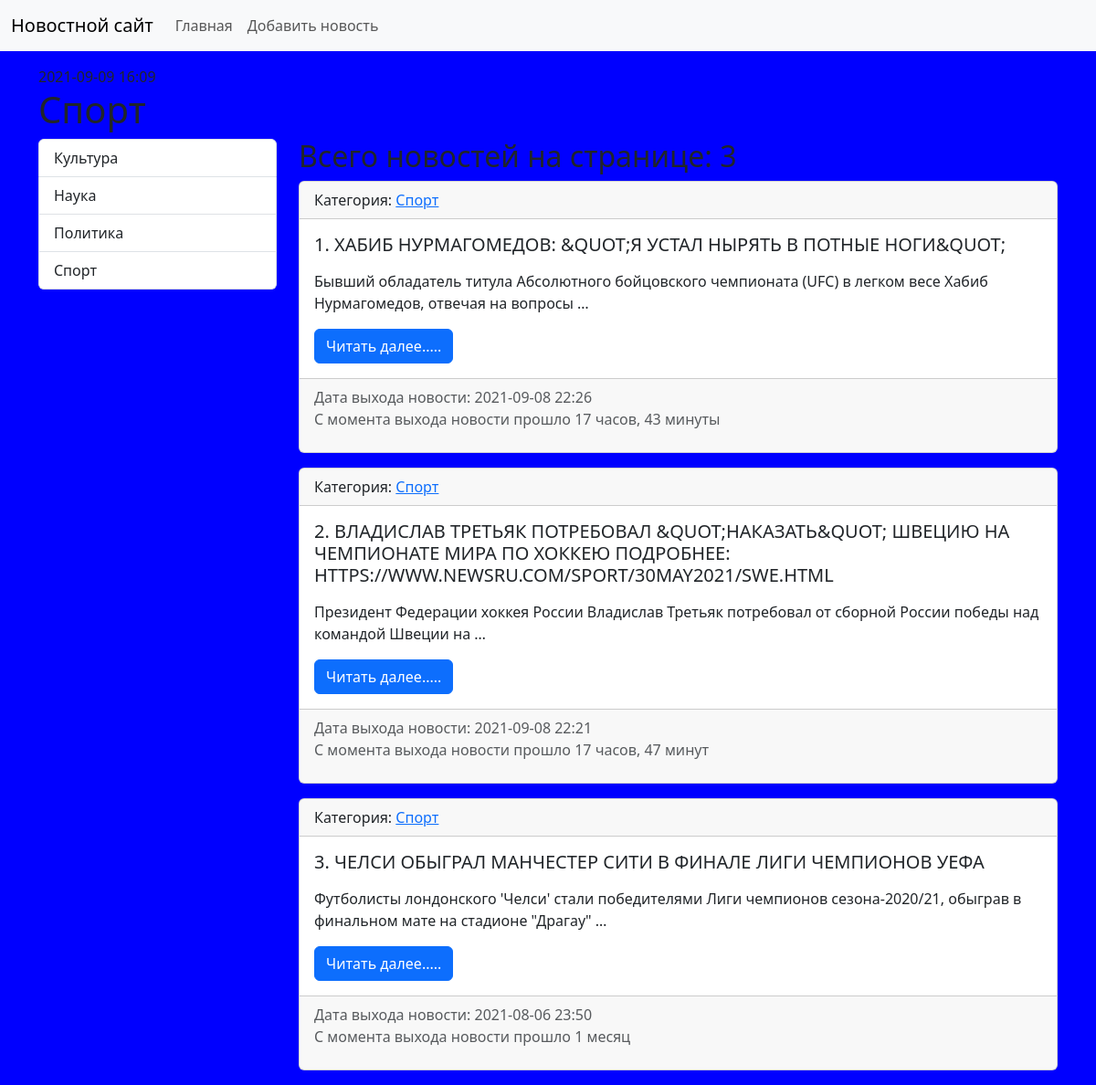
The app's page /category/2/ with its own data.
### news/models.py (models this page shows, shortened)
class Category(models.Model):
    title = models.CharField(max_length=150, db_index=True, verbose_name="Наименование категории")
    def get_absolute_url(self):
        return reverse_lazy("Category", kwargs={"id_category": self.pk})
    def __str__(self):
        return self.title
    class Meta:
        verbose_name = "Категория"
        verbose_name_plural = "Категории"
        ordering = ["title"]

class News(models.Model):
    title = models.CharField(max_length=150, verbose_name="Наименование")
    content = models.TextField(blank=True, verbose_name="Контент")
    created_at = models.DateTimeField(auto_now_add=True, verbose_name="Дата публикации")
    update_at = models.DateTimeField(auto_now=True, verbose_name="Обновлено")
    photo = models.ImageField(upload_to="photos/%Y/%m/%d/", max_length=150, verbose_name="Фото", blank=True)
    is_published = models.BooleanField(default=True, verbose_name="Опубликовано")
    category = models.ForeignKey("Category", on_delete=models.PROTECT, null=True, verbose_name="Категория")
    def get_absolute_url(self):
        return reverse_lazy("view_news", kwargs={"news_id": self.pk})
    class Meta:
        verbose_name = "Новость"
        verbose_name_plural = "Новости"
        ordering = ["-created_at"]

### news/views.py (the view)
# urls.py: path("category/<int:id_category>/", GiveCategories.as_view(), name="Category"),
class GiveCategories(ListView):
    model = News
    template_name = "news/home_news_list.html"
    context_object_name = "news"
    def get_context_data(self, *, object_list=None, **kwargs):
        context = super(GiveCategories, self).get_context_data(**kwargs)
        context["title"] = Category.objects.get(pk=self.kwargs["id_category"])
        return context
    def get_queryset(self):
        return News.objects.filter(category_id=self.kwargs["id_category"])

### news/templatetags/news_tags.py (called while the page is built)
@register.inclusion_tag("news/list_categories.html")
def show_categories():
    categories = Category.objects.all()
    return {"categories":categories}

### news/templates/news/home_news_list.html (shortened to what this page needs)
{% extends "base.html" %}
{% block sidebar %}
    {% include "inc/_sidebar.html" %}
{% endblock %}
{% block content %}
    <h2>Всего новостей на странице: {{news|length}}</h2>
    {% for i in news %}
    <div class="card mb-3">
        <div class="card-header">
            Категория: <a href="{% url 'Category' i.category.pk %}" >{{i.category}}</a>
        </div>
        <div class="card-body">
            <h5 class="card-title">{{forloop.counter}}. {%filter force_escape| upper%}{{i.title}}{%endfilter%}</h5>
            <p class="card-text ">{{i.content|linebreaks|truncatewords:15}}</p>
            <a href="{{ i.get_absolute_url }}" class="btn btn-primary">Читать дaлее.....</a>
        </div>
        <div class="card-footer text-muted">
            {% load tz %}
            {% timezone "Europe/Moscow" %}
                Дата выхода новости: {{i.created_at|date:"Y-m-d H:i"}}
            {% endtimezone %}
            <p>C момента выхода новости прошло {{i.created_at|timesince}}</p>
        </div>
    </div>
    {% empty %}
        <li>Нет статей в данной разделе</li>
    {% endfor %}
{% endblock %}

### news/templates/news/list_categories.html
<div class="list-group">
    {% for i in categories %}
    <a href="{{ i.get_absolute_url }}" class="list-group-item list-group-item-action">{{i.title}}</a>
    {% endfor %}
</div>

### mysite/static/css/style.css (style rules this page uses)
body { background-color: blue; }

### records on screen
Category: title "Культура"
Category: title "Наука"
Category: title "Политика"
Category: title "Спорт"
News: category "Спорт", title "ХАБИБ НУРМАГОМЕДОВ: &QUOT;Я УСТАЛ НЫРЯТЬ В ПОТНЫЕ НОГИ&QUOT;", content "Бывший обладатель титула Абсолютного бойцовского чемпионата (UFC) в легком весе Хабиб Нурмагомедов, отвечая на вопросы …", created_at "2021-09-08 22:26", created_at "17 часов, 43 минуты"
News: category "Спорт", title "ВЛАДИСЛАВ ТРЕТЬЯК ПОТРЕБОВАЛ &QUOT;НАКАЗАТЬ&QUOT; ШВЕЦИЮ НА ЧЕМПИОНАТЕ МИРА ПО ХОККЕЮ ПОДРОБНЕЕ: HTTPS://WWW.NEWSRU.COM/SPORT/30MAY2021/SWE.HTML", content "Президент Федерации хоккея России Владислав Третьяк потребовал от сборной России победы над командой Швеции на …", created_at "2021-09-08 22:21", created_at "17 часов, 47 минут"
News: category "Спорт", title "ЧЕЛСИ ОБЫГРАЛ МАНЧЕСТЕР СИТИ В ФИНАЛЕ ЛИГИ ЧЕМПИОНОВ УЕФА", content "Футболисты лондонского 'Челси' стали победителями Лиги чемпионов сезона-2020/21, обыграв в финальном мате на стадионе \"Драгау\" …", created_at "2021-08-06 23:50", created_at "1 месяц"
